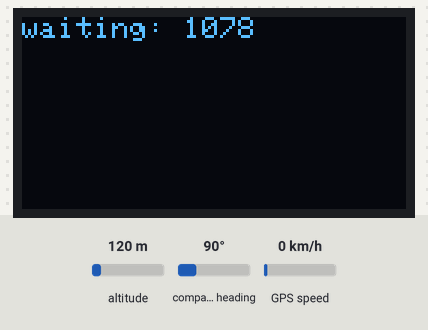
Bench run of a sketch on a simulated Arduino Uno, built with avr-gcc and run on an emulated ATmega328P. Parts: 128×64 one-colour display. Inputs (shaded band) come from the test bench; at power-on: altitude 120 m, compass heading 90°, GPS speed 0 km/h. The GPS gets a fix after 3 s at 37.7749, -122.4194 with 8 satellites.

Above: at 1.2 s.
1.3 s: altitude set to 20 m
At 2.08 s:
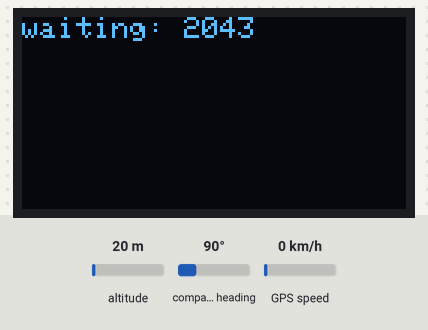
4.5 s: compass heading set to 7°
At 5.8 s:
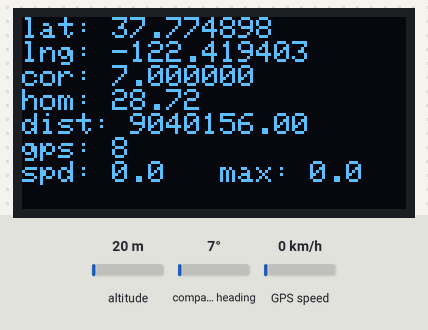
6.5 s: GPS speed set to 2 km/h
At 7.4 s:
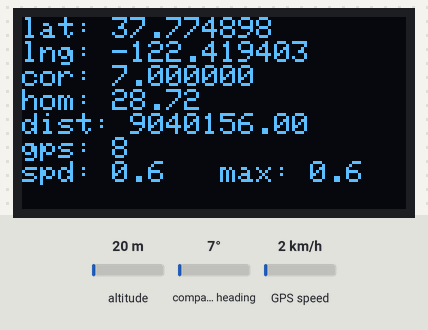
8.5 s: compass heading set to 90°
At 10.1 s:
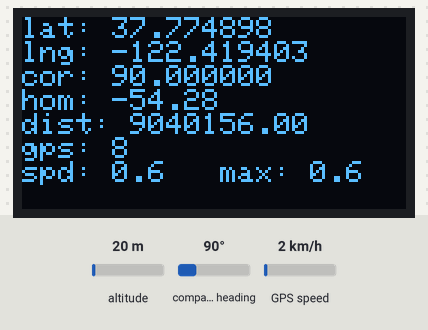
Timing chart, 0 to 11.5 s (numbered marks = the images above; inputs shaded):
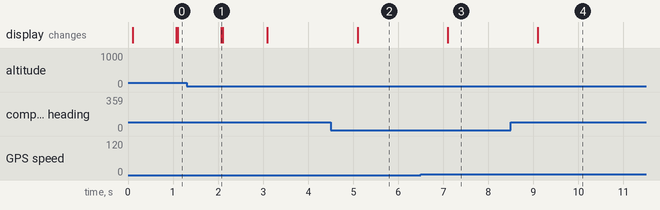

Measured:
- after the input at 4.5 s, the display: changes after 0.60 s (image 2)
- after the input at 6.5 s, the display: changes after 0.60 s (image 3)
- after the input at 8.5 s, the display: changes after 0.60 s (image 4)

The sketch:

gps_oled.ino
```cpp
/*
 * Rui Santos
 * Complete Project Details https://randomnerdtutorials.com
 */
 #include <SPI.h>
#include <Wire.h>
#include <Adafruit_GFX.h>
#include <Adafruit_SSD1306.h>
#include <TinyGPS++.h>
#include <SoftwareSerial.h>

int t,dt;
int i = 0;
float v,vmax;
// The serial connection to the GPS module
SoftwareSerial gpsSerial(3,4);
//#define gpsSerial Serial;
TinyGPSPlus gps;

#define SCREEN_WIDTH 128 // OLED display width, in pixels
#define SCREEN_HEIGHT 64 // OLED display height, in pixels

// Declaration for an SSD1306 display connected to I2C (SDA, SCL pins)
#define OLED_RESET     4 // Reset pin # (or -1 if sharing Arduino reset pin)
Adafruit_SSD1306 display(SCREEN_WIDTH, SCREEN_HEIGHT, &Wire, OLED_RESET);

const double HOME_LAT = 46.64968;
const double HOME_LNG = 00.36235;

void setup(){
  gpsSerial.begin(9600);

  if(!display.begin(SSD1306_SWITCHCAPVCC, 0x3C)) { // Address 0x3D for 128x64
    Serial.println(F("SSD1306 allocation failed"));
    for(;;);} // Don't proceed, loop forever

}

void loop(){
  while (gpsSerial.available() > 0){
    if(gps.encode(gpsSerial.read())){
      dt = millis()-t;
      if( gps.location.lat()!=0 && millis()>3000 && dt>10){
        t = millis();
        display.clearDisplay();
        display.setTextSize(1);             // Normal 1:1 pixel scale
        display.setTextColor(WHITE);        // Draw white text
        display.setCursor(0,0);             // Start at top-left corner
        display.print(F("lat: "));display.println(gps.location.lat(),6);
        display.print(F("lng: "));display.println(gps.location.lng(),6);
        display.print(F("cor: "));display.println(gps.course.deg(),6);
        display.print(F("hom: "));
        float O = gps.courseTo(gps.location.lat(),gps.location.lng(),HOME_LAT,HOME_LNG)-gps.course.deg();
        if (O>180){O-=360;}
        else if (O<-180){O+=360;}
        display.println(O);
        display.print(F("dist: "));
        display.println(gps.distanceBetween(gps.location.lat(),gps.location.lng(),HOME_LAT,HOME_LNG));
        display.print(F("gps: "));display.println(gps.satellites.value());//display.print(F("  "));display.println(st[i]);
        v = gps.speed.mps();
        if (v>vmax){vmax = v;}
        display.print(F("spd: "));display.print(v,1);
        display.print(F("   max: "));display.print(vmax,1);
        display.display();}
      else{
        display.clearDisplay();
        display.setTextSize(1);             // Normal 1:1 pixel scale
        display.setTextColor(WHITE);        // Draw white text
        display.setCursor(0,0);             // Start at top-left corner
        display.print(F("waiting: "));display.println(millis());
         display.display();
        }

    }
  }
}
```
